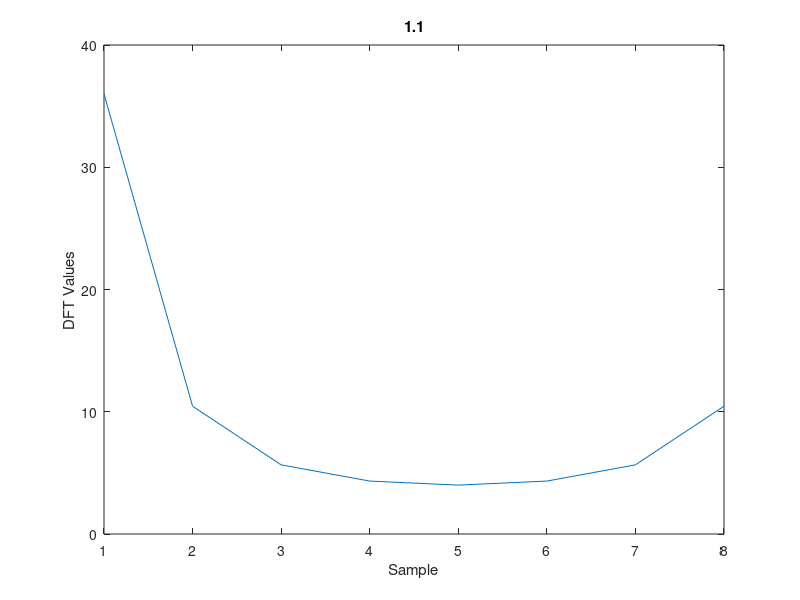
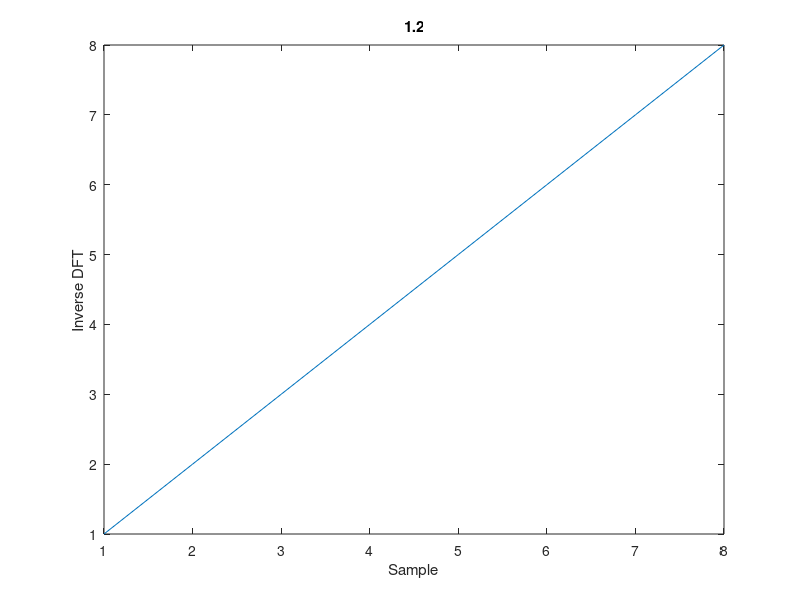

The MATLAB script that drew these images, in order: (Note: this script raises an error after producing the figures.)
%% 1.1
x = [1,2,3,4,5,6,7,8];
X = fft(x);

figure
plot(abs(X))
title('1.1'), xlabel('Sample'), ylabel('DFT Values')
%% 1.2
x = ifft(X);
figure
plot(abs(x))
title('1.2'), xlabel('Sample'), ylabel('Inverse DFT')

%% 1.3
x = [1,2,3,4,5,6,7,8];

X = my_fft(x);
y = my_ifft(X);
plot(x, y)
title('1.3'), xlabel('Sample'), ylabel('Inverse DFT')

%% 2
fs = 8000;
f1 = 697;
f2 = 1209;
dt = 1/fs;
t = 0:dt:1-dt;

y = sin(2*pi*f1*t) + sin(2*pi*f2*t);

figure
plot(t, y)
title('2.1'), xlabel('sample'), ylabel('signal') 

y_psd = periodogram(y);
plot(10*log10(y_psd));
title('2.2'), xlabel('frequncy'), ylabel('db')
text(697, 10*log10(y_psd(697)), '697 Hz \rightarrow', 'HorizontalAlignment', 'right')
text(1209, 10*log10(y_psd(697)), '1209 Hz \rightarrow', 'HorizontalAlignment', 'right')

l = length(y);
n = pow2(nextpow2(l));
y_dft = fft(y, n);
y_s = fftshift(y_dft);
f = (-n/2:n/2-1)*(fs/n);

figure
plot(f, abs(y_s)/n);
title('2.4'), xlabel('Hz')


















